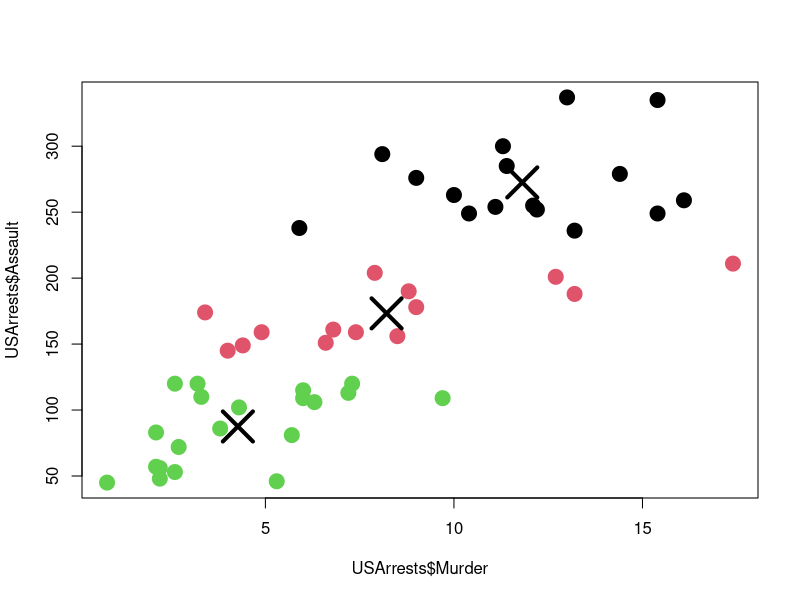
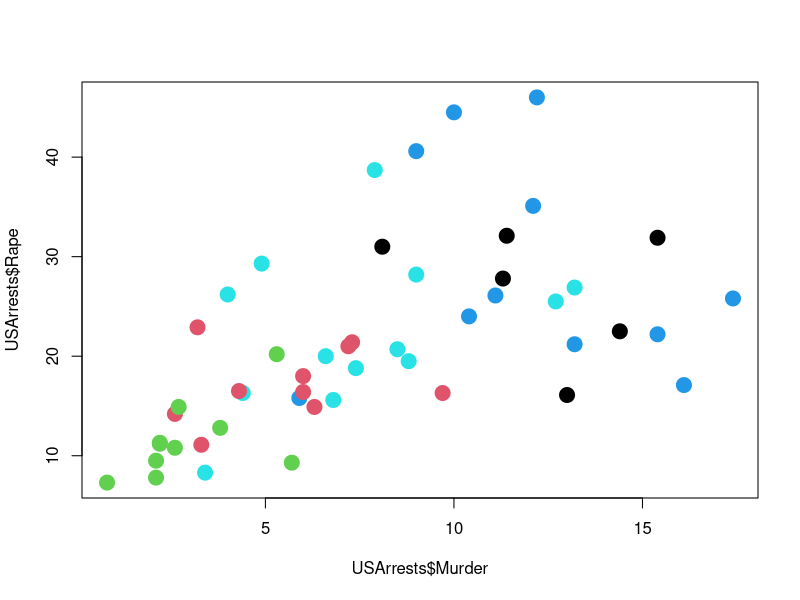

Write R code to recreate these figures, in order.
## ---- chunk 1
library(ggplot2)
data("USArrests")
head(USArrests,5)
## ---- chunk 2
clusters<-kmeans(USArrests,3, iter.max=200)
#par(mar = c(5.1, 4.1, 0, 1))
plot(USArrests$Murder,USArrests$Assault,
     col = clusters$cluster,
         pch = 20, cex = 3)
points(clusters$centers, pch = 4, cex = 4, lwd = 4)
## ---- chunk 3
clusters<-kmeans(USArrests,5, iter.max=200)
#par(mar = c(5.1, 4.1, 0, 1))
plot(USArrests$Murder, USArrests$Rape,
     col = clusters$cluster,
         pch = 20, cex = 3)
points(clusters$centers, pch = 4, cex = 4, lwd = 4)
